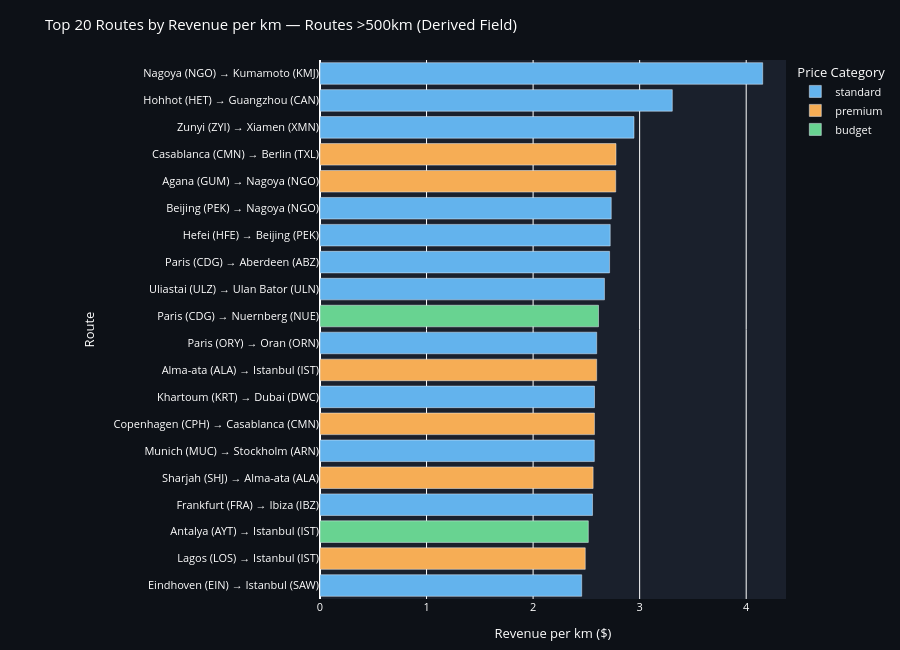

Notebook code cell kept with this figure:
### Code cell
fig2 = px.bar(
    df_rev,
    x='revenue_per_km',
    y='route',
    orientation='h',
    color='price_category',
    hover_data=['airline', 'distance_km', 'total_bookings', 'occupancy_rate'],
    color_discrete_map={
        'budget':   '#68D391',
        'standard': '#63B3ED',
        'premium':  '#F6AD55',
    },
    labels={
        'revenue_per_km': 'Revenue per km ($)',
        'route':          'Route',
        'price_category': 'Price Category',
    },
    title='Top 20 Routes by Revenue per km — Routes >500km (Derived Field)',
)
fig2.update_layout(
    height=650,
    yaxis={'categoryorder': 'total ascending'},
    xaxis_title='Revenue per km ($)',
    plot_bgcolor='#1a202c',
    paper_bgcolor='#0d1117',
    font_color='white',
    font=dict(size=11),
    margin=dict(l=320, r=40, t=60, b=40),
)
fig2.show()

### Figure 1 — Plotly figure (JSON) as saved in the notebook; plotly's stock layout.template omitted (floating-point values rounded to 4 significant figures)
{"data": [{"alignmentgroup": "True", "customdata": [["All Nippon Airways", 593, 6, 2.04], ["Shenzhen Airlines", 1946, 11, 7.53], ["Air Foyle", 1161, 8, 2.79], ["Air China", 1871, 9, 3], ["Shenzhen Airlines", 925, 11, 2.33], ["Air France", 963, 6, 4.11], ["Homer Air", 764, 6, 3.51], ["Aigle Azur", 1477, 6, 3.28], ["Fly Dubai", 2570, 9, 3.16], ["Norwegian Air Shuttle", 1317, 9, 9.89], ["Air Berlin", 1364, 9, 3.06], ["Transavia Holland", 2169, 9, 2.98]], "hovertemplate": "Price Category=standard<br>Revenue per km ($)=%{x}<br>Route=%{y}<br>airline=%{customdata[0]}<br>distance_km=%{customdata[1]}<br>total_bookings=%{customdata[2]}<br>occupancy_rate=%{customdata[3]}<extra></extra>", "legendgroup": "standard", "marker": {"color": "#63B3ED", "pattern": {"shape": ""}}, "name": "standard", "offsetgroup": "standard", "orientation": "h", "showlegend": true, "textposition": "auto", "type": "bar", "x": [4.155, 3.307, 2.947, 2.733, 2.724, 2.718, 2.67, 2.597, 2.576, 2.575, 2.558, 2.456], "xaxis": "x", "y": ["Nagoya (NGO) → Kumamoto (KMJ)", "Hohhot (HET) → Guangzhou (CAN)", "Zunyi (ZYI) → Xiamen (XMN)", "Beijing (PEK) → Nagoya (NGO)", "Hefei (HFE) → Beijing (PEK)", "Paris (CDG) → Aberdeen (ABZ)", "Uliastai (ULZ) → Ulan Bator (ULN)", "Paris (ORY) → Oran (ORN)", "Khartoum (KRT) → Dubai (DWC)", "Munich (MUC) → Stockholm (ARN)", "Frankfurt (FRA) → Ibiza (IBZ)", "Eindhoven (EIN) → Istanbul (SAW)"], "yaxis": "y"}, {"alignmentgroup": "True", "customdata": [["Royal Air Maroc", 2706, 4, 2.19], ["Delta Air Lines", 2508, 4, 1.39], ["Turkish Airlines", 3921, 8, 2.4], ["Royal Air Maroc", 2925, 9, 10.11], ["Air Arabia", 2798, 5, 0.89], ["Turkish Airlines", 4606, 7, 3.83]], "hovertemplate": "Price Category=premium<br>Revenue per km ($)=%{x}<br>Route=%{y}<br>airline=%{customdata[0]}<br>distance_km=%{customdata[1]}<br>total_bookings=%{customdata[2]}<br>occupancy_rate=%{customdata[3]}<extra></extra>", "legendgroup": "premium", "marker": {"color": "#F6AD55", "pattern": {"shape": ""}}, "name": "premium", "offsetgroup": "premium", "orientation": "h", "showlegend": true, "textposition": "auto", "type": "bar", "x": [2.778, 2.776, 2.597, 2.576, 2.563, 2.49], "xaxis": "x", "y": ["Casablanca (CMN) → Berlin (TXL)", "Agana (GUM) → Nagoya (NGO)", "Alma-ata (ALA) → Istanbul (IST)", "Copenhagen (CPH) → Casablanca (CMN)", "Sharjah (SHJ) → Alma-ata (ALA)", "Lagos (LOS) → Istanbul (IST)"], "yaxis": "y"}, {"alignmentgroup": "True", "customdata": [["Alitalia", 620, 8, 5.48], ["Onur Air", 517, 9, 8.82]], "hovertemplate": "Price Category=budget<br>Revenue per km ($)=%{x}<br>Route=%{y}<br>airline=%{customdata[0]}<br>distance_km=%{customdata[1]}<br>total_bookings=%{customdata[2]}<br>occupancy_rate=%{customdata[3]}<extra></extra>", "legendgroup": "budget", "marker": {"color": "#68D391", "pattern": {"shape": ""}}, "name": "budget", "offsetgroup": "budget", "orientation": "h", "showlegend": true, "textposition": "auto", "type": "bar", "x": [2.614, 2.518], "xaxis": "x", "y": ["Paris (CDG) → Nuernberg (NUE)", "Antalya (AYT) → Istanbul (IST)"], "yaxis": "y"}], "layout": {"barmode": "relative", "font": {"color": "white", "size": 11}, "height": 650, "legend": {"title": {"text": "Price Category"}, "tracegroupgap": 0}, "margin": {"b": 40, "l": 320, "r": 40, "t": 60}, "paper_bgcolor": "#0d1117", "plot_bgcolor": "#1a202c", "title": {"text": "Top 20 Routes by Revenue per km — Routes >500km (Derived Field)"}, "xaxis": {"anchor": "y", "domain": [0, 1], "title": {"text": "Revenue per km ($)"}}, "yaxis": {"anchor": "x", "categoryorder": "total ascending", "domain": [0, 1], "title": {"text": "Route"}}}}
